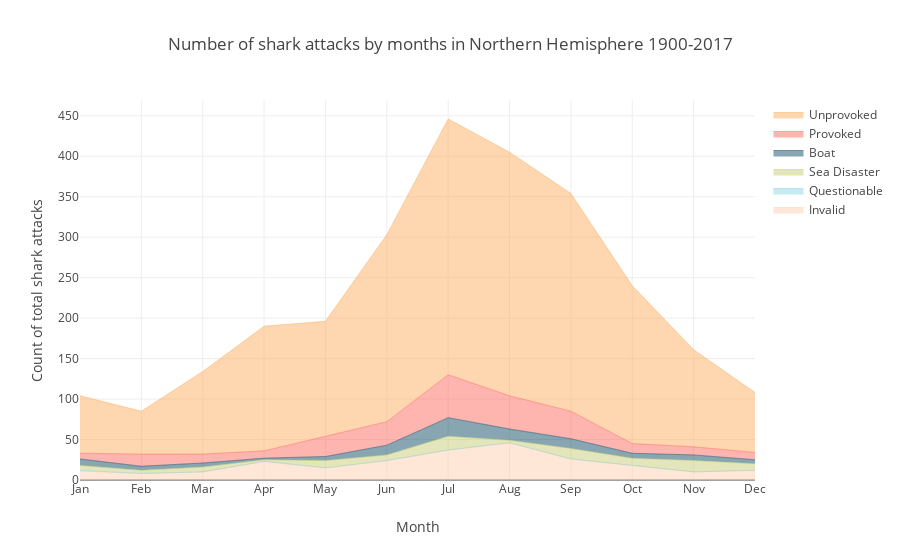

This figure's notebook cell:
### Code cell
trace0 = dict(
    x=months,
    y=invalid_n,
    hoverinfo='x+y',
    mode='lines',
    line=dict(width=0.5), marker = dict(color = pink),
    stackgroup='one', name = 'Invalid')
trace1 = dict(
    x=months,
    y=questionable_n,
    hoverinfo='x+y',
    mode='lines',
    line=dict(width=0.5),marker = dict(color = light_blue),
    stackgroup='one', name="Questionable")
trace2 = dict(
    x=months,
    y=sea_disaster_n,
    hoverinfo='x+y',
    mode='lines',
    line=dict(width=0.5),marker = dict(color = green),              
    stackgroup='one', name='Sea Disaster')
trace3 = dict(
    x=months,
    y=boat_n,
    hoverinfo='x+y',
    mode='lines',
    line=dict(width=0.5),marker = dict(color = dark_blue),             
    stackgroup='one', name='Boat')
trace4 = dict(
    x=months,
    y=provoked_n,
    hoverinfo='x+y',
    mode='lines',
    line=dict(width=0.5), marker = dict(color = red),          
    stackgroup='one', name='Provoked')
trace5 = dict(
    x=months,
    y=unprovoked_n,
    hoverinfo='x+y',
    mode='lines',
    line=dict(width=0.5), marker = dict(color = orange),              
    stackgroup='one', name='Unprovoked')
data = [trace0, trace1, trace2, trace3, trace4, trace5]

layout = go.Layout(barmode='overlay',
        xaxis=dict(title='Month'),                  
    title='Number of shark attacks by months in Northern Hemisphere 1900-2017',
    yaxis=dict(
        title='Count of total shark attacks'),
    bargap=0.1)

fig = go.Figure(data=data, layout=layout)
iplot(fig, filename = "Sharks stacked")

### Figure 1 — Plotly figure (JSON) as saved in the notebook; plotly's stock layout.template omitted (floating-point values rounded to 4 significant figures)
{"data": [{"hoverinfo": "x+y", "line": {"width": 0.5}, "marker": {"color": "rgb(254, 207, 173)"}, "mode": "lines", "name": "Invalid", "stackgroup": "one", "type": "scatter", "uid": "032ba86f-deaa-4899-adbc-af03b144a1ff", "x": ["Jan", "Feb", "Mar", "Apr", "May", "Jun", "Jul", "Aug", "Sep", "Oct", "Nov", "Dec"], "y": [11, 8, 10, 23, 15, 24, 37, 46, 26, 18, 10, 12]}, {"hoverinfo": "x+y", "line": {"width": 0.5}, "marker": {"color": "rgb(142, 212, 229)"}, "mode": "lines", "name": "Questionable", "stackgroup": "one", "type": "scatter", "uid": "ed000f1f-3953-4c7c-9570-aa6b0cecb21c", "x": ["Jan", "Feb", "Mar", "Apr", "May", "Jun", "Jul", "Aug", "Sep", "Oct", "Nov", "Dec"], "y": [1]}, {"hoverinfo": "x+y", "line": {"width": 0.5}, "marker": {"color": "rgb(199, 204, 118)"}, "mode": "lines", "name": "Sea Disaster", "stackgroup": "one", "type": "scatter", "uid": "5fdca809-91dc-4646-aa53-9a32c448b2bd", "x": ["Jan", "Feb", "Mar", "Apr", "May", "Jun", "Jul", "Aug", "Sep", "Oct", "Nov", "Dec"], "y": [6, 4, 6, 2, 9, 7, 17, 3, 13, 9, 14, 8]}, {"hoverinfo": "x+y", "line": {"width": 0.5}, "marker": {"color": "rgb(19, 77, 102)"}, "mode": "lines", "name": "Boat", "stackgroup": "one", "type": "scatter", "uid": "a51a74b6-0088-45f3-b823-25eb5e929424", "x": ["Jan", "Feb", "Mar", "Apr", "May", "Jun", "Jul", "Aug", "Sep", "Oct", "Nov", "Dec"], "y": [8, 5, 5, 2, 5, 12, 23, 14, 12, 6, 7, 5]}, {"hoverinfo": "x+y", "line": {"width": 0.5}, "marker": {"color": "rgb(253, 107, 97)"}, "mode": "lines", "name": "Provoked", "stackgroup": "one", "type": "scatter", "uid": "9bfc2e55-0190-4f44-8c62-173b7964aaa9", "x": ["Jan", "Feb", "Mar", "Apr", "May", "Jun", "Jul", "Aug", "Sep", "Oct", "Nov", "Dec"], "y": [7, 15, 11, 9, 25, 29, 53, 41, 34, 12, 10, 9]}, {"hoverinfo": "x+y", "line": {"width": 0.5}, "marker": {"color": "rgb(253, 174, 97)"}, "mode": "lines", "name": "Unprovoked", "stackgroup": "one", "type": "scatter", "uid": "c8990d80-ef2a-4ea8-a9ce-906b459618cc", "x": ["Jan", "Feb", "Mar", "Apr", "May", "Jun", "Jul", "Aug", "Sep", "Oct", "Nov", "Dec"], "y": [71, 53, 102, 154, 142, 231, 316, 301, 269, 195, 120, 74]}], "layout": {"bargap": 0.1, "barmode": "overlay", "title": {"text": "Number of shark attacks by months in Northern Hemisphere 1900-2017"}, "xaxis": {"title": {"text": "Month"}}, "yaxis": {"title": {"text": "Count of total shark attacks"}}}}
